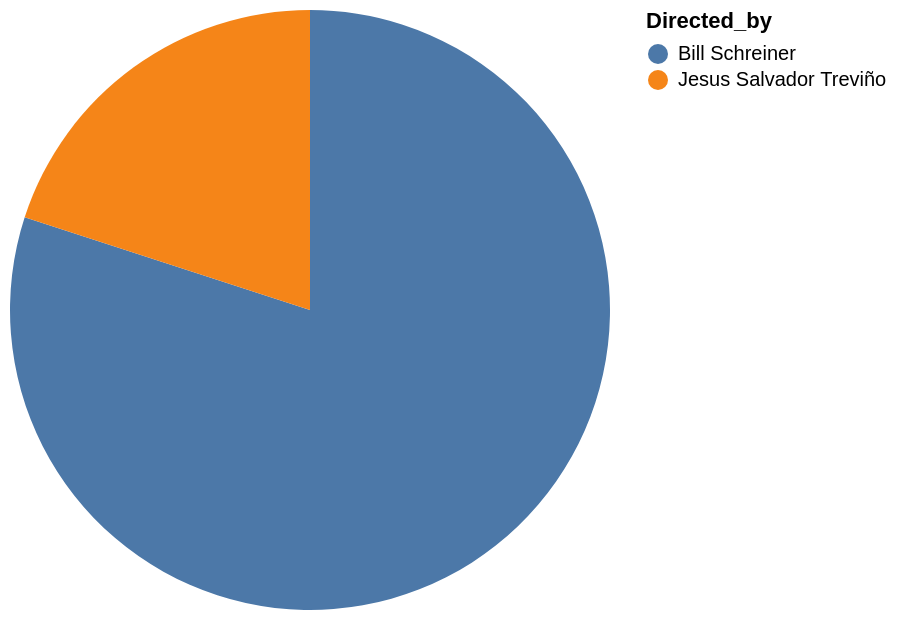

Here is the Vega-Lite specification saved for this chart:
### Vega-Lite specification from a JSON file in a GitHub repository (floating-point values rounded to 4 significant figures)
{"data": {"values": [{"x_data": "Bill Schreiner", "y_data": 4}, {"x_data": "Jesus Salvador Treviño", "y_data": 1}]}, "mark": "arc", "encoding": {"theta": {"field": "y_data", "type": "quantitative", "title": "COUNT(Directed_by)"}, "color": {"field": "x_data", "type": "nominal", "title": "Directed_by"}}}
